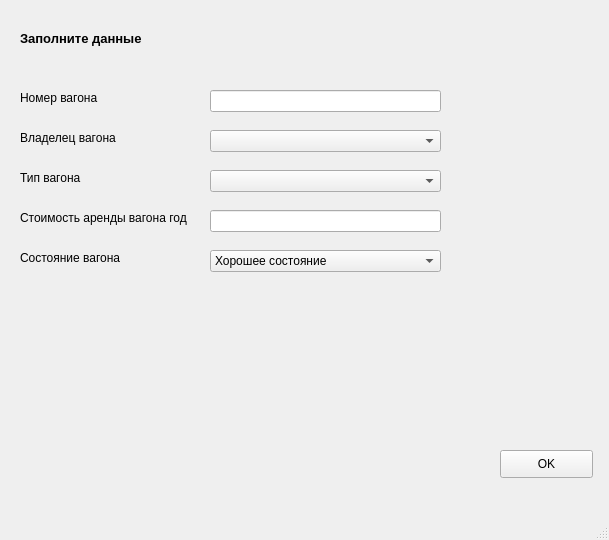
<?xml version="1.0" encoding="UTF-8"?>
<ui version="4.0">
 <class>MainWindow</class>
 <widget class="QMainWindow" name="MainWindow">
  <property name="geometry">
   <rect>
    <x>0</x>
    <y>0</y>
    <width>609</width>
    <height>540</height>
   </rect>
  </property>
  <property name="windowTitle">
   <string>вагоны</string>
  </property>
  <widget class="QWidget" name="centralwidget">
   <widget class="QLineEdit" name="lineEdit_2">
    <property name="geometry">
     <rect>
      <x>210</x>
      <y>90</y>
      <width>231</width>
      <height>22</height>
     </rect>
    </property>
   </widget>
   <widget class="QLabel" name="label_2">
    <property name="geometry">
     <rect>
      <x>20</x>
      <y>90</y>
      <width>171</width>
      <height>16</height>
     </rect>
    </property>
    <property name="text">
     <string>Номер вагона</string>
    </property>
   </widget>
   <widget class="QLabel" name="label_9">
    <property name="geometry">
     <rect>
      <x>20</x>
      <y>130</y>
      <width>131</width>
      <height>16</height>
     </rect>
    </property>
    <property name="text">
     <string>Владелец вагона</string>
    </property>
   </widget>
   <widget class="QLabel" name="label_12">
    <property name="geometry">
     <rect>
      <x>20</x>
      <y>30</y>
      <width>281</width>
      <height>16</height>
     </rect>
    </property>
    <property name="font">
     <font>
      <pointsize>10</pointsize>
      <weight>75</weight>
      <bold>true</bold>
     </font>
    </property>
    <property name="text">
     <string>Заполните данные</string>
    </property>
   </widget>
   <widget class="QPushButton" name="pushButton">
    <property name="geometry">
     <rect>
      <x>500</x>
      <y>450</y>
      <width>93</width>
      <height>28</height>
     </rect>
    </property>
    <property name="text">
     <string>OK</string>
    </property>
   </widget>
   <widget class="QLabel" name="label">
    <property name="geometry">
     <rect>
      <x>20</x>
      <y>170</y>
      <width>161</width>
      <height>16</height>
     </rect>
    </property>
    <property name="text">
     <string>Тип вагона</string>
    </property>
   </widget>
   <widget class="QComboBox" name="vgTypes">
    <property name="geometry">
     <rect>
      <x>210</x>
      <y>170</y>
      <width>231</width>
      <height>22</height>
     </rect>
    </property>
   </widget>
   <widget class="QComboBox" name="org">
    <property name="geometry">
     <rect>
      <x>210</x>
      <y>130</y>
      <width>231</width>
      <height>22</height>
     </rect>
    </property>
   </widget>
   <widget class="QLineEdit" name="lineEdit">
    <property name="geometry">
     <rect>
      <x>210</x>
      <y>210</y>
      <width>231</width>
      <height>22</height>
     </rect>
    </property>
   </widget>
   <widget class="QLabel" name="label_3">
    <property name="geometry">
     <rect>
      <x>20</x>
      <y>210</y>
      <width>181</width>
      <height>16</height>
     </rect>
    </property>
    <property name="text">
     <string>Стоимость аренды вагона год</string>
    </property>
   </widget>
   <widget class="QLabel" name="label_4">
    <property name="geometry">
     <rect>
      <x>20</x>
      <y>250</y>
      <width>111</width>
      <height>16</height>
     </rect>
    </property>
    <property name="text">
     <string>Состояние вагона</string>
    </property>
   </widget>
   <widget class="QComboBox" name="comboBox">
    <property name="geometry">
     <rect>
      <x>210</x>
      <y>250</y>
      <width>231</width>
      <height>22</height>
     </rect>
    </property>
    <item>
     <property name="text">
      <string>Хорошее состояние</string>
     </property>
    </item>
    <item>
     <property name="text">
      <string>Удовлетворительное состояние</string>
     </property>
    </item>
    <item>
     <property name="text">
      <string>Плохое состояние</string>
     </property>
    </item>
   </widget>
  </widget>
  <widget class="QMenuBar" name="menubar">
   <property name="geometry">
    <rect>
     <x>0</x>
     <y>0</y>
     <width>609</width>
     <height>26</height>
    </rect>
   </property>
  </widget>
  <widget class="QStatusBar" name="statusbar"/>
 </widget>
 <resources/>
 <connections/>
</ui>
